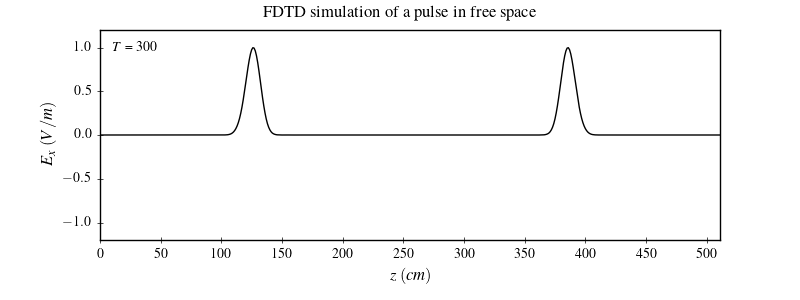

Reproduce this figure in Python.
#!/usr/bin/env python
# File: fd1d_1_1.py
# Name: D.Saravanan
# Date: 11/10/2021

""" Simulation of a pulse in free space """

import matplotlib.pyplot as plt
import numpy as np

plt.style.use("classic")
plt.style.use("../pyplot.mplstyle")


def visualize(ns: int, nx: int, ex: np.ndarray) -> None:
    fig, ax = plt.subplots(figsize=(8,3), gridspec_kw={"hspace": 0.2})
    fig.suptitle(r"FDTD simulation of a pulse in free space")
    ax.plot(ex, color="black", linewidth=1)
    ax.set(xlim=(0, nx-1), ylim=(-1.2, 1.2))
    ax.set(xticks=range(0, nx+1, round(nx//10,-1)))
    ax.set(xlabel=r"$z\;(cm)$", ylabel=r"$E_x\;(V/m)$")
    ax.text(0.02, 0.90, rf"$T$ = {ns}", transform=ax.transAxes)
    plt.subplots_adjust(bottom=0.2, hspace=0.45)
    plt.savefig("fd1d_1_1.png", dpi=100)


def gaussian(t: int, t0: int, sigma: float) -> float:
    return np.exp(-0.5 * ((t - t0)/sigma)**2)


def main():

    nx: int = 512  # number of grid points
    ns: int = 300  # number of time steps

    ex = np.zeros(nx, dtype=np.float64)
    hy = np.zeros(nx, dtype=np.float64)

    for t in np.arange(1, ns+1).astype(np.int32):
        # calculate the Ex field
        ex[1:nx] = ex[1:nx] + 0.5 * (hy[0:nx-1] - hy[1:nx])
        # put a Gaussian pulse in the middle
        ex[nx//2] = gaussian(t, 40, 12)
        # calculate the Hy field
        hy[0:nx-1] = hy[0:nx-1] + 0.5 * (ex[0:nx-1] - ex[1:nx])

    visualize(ns, nx, ex)


if __name__ == "__main__":
    main()
